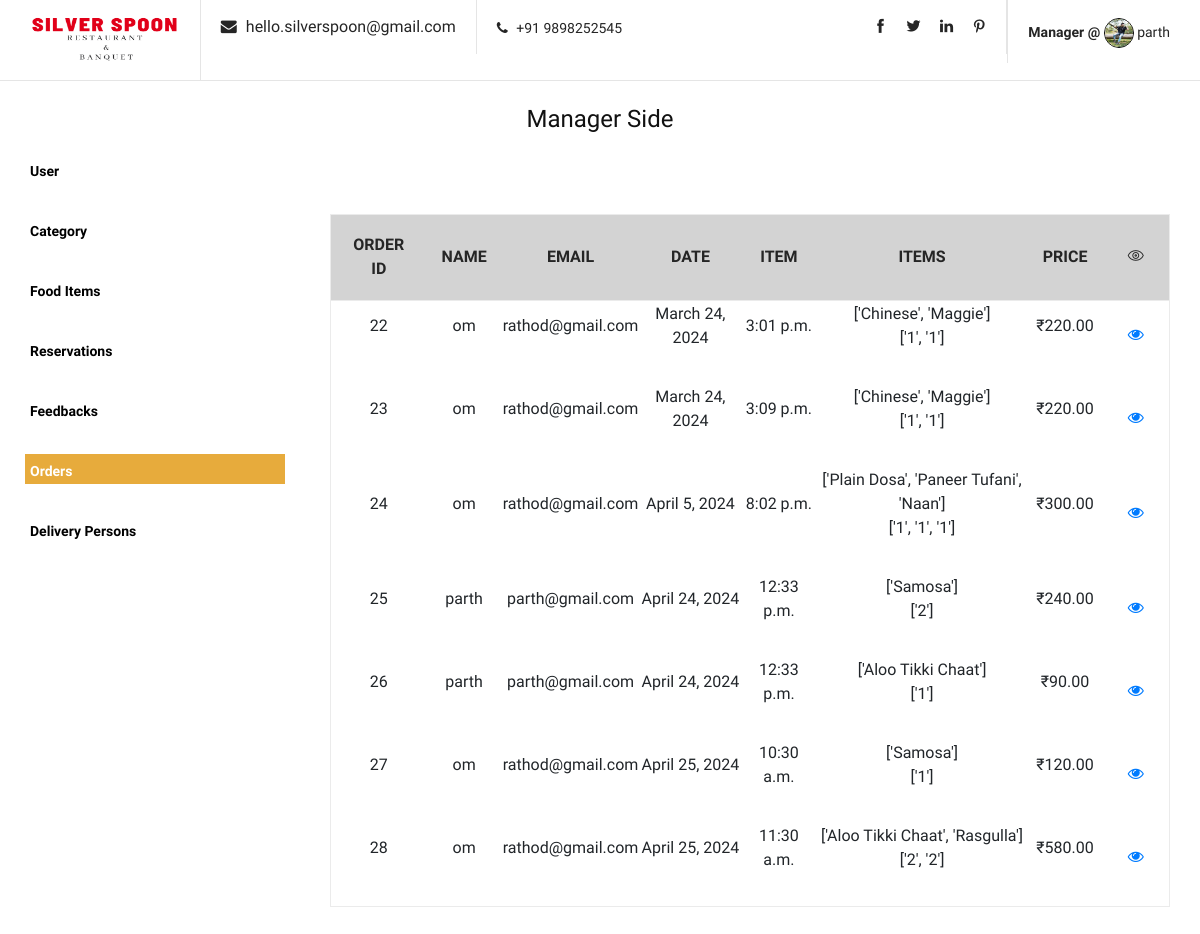
/orders/ (signed in), run on the app's committed database.
### myapp/models.py (models this page shows, shortened)
class MyOrder(models.Model):
    fname=models.CharField(max_length=100)
    lname=models.CharField(max_length=90)
    email=models.EmailField()
    phone=models.PositiveIntegerField(null=True)
    address=models.TextField()
    city=models.CharField(max_length=100)
    state=models.CharField(max_length=50)
    pincode=models.PositiveIntegerField()
    food_item_name = models.CharField(max_length=255)
    price = models.CharField(max_length=400)
    quantity = models.CharField(max_length=400)
    total_price = models.DecimalField(max_digits=8, decimal_places=2)
    payment_method = models.CharField(max_length=40)
    date=models.DateField(default=datetime.today)
    time = models.TimeField(default=datetime.now)
    delivery_person = models.ForeignKey(DeliveryPerson, null=True, blank=True, on_delete=models.SET_NULL)
    status_choices = [
        ('PENDING', 'Pending'),
        ('IN_PROGRESS', 'In Progress'),
        ('DELIVERED', 'Delivered'),
        ('CANCELLED', 'Cancelled'),
    ]
    status = models.CharField(max_length=20, choices=status_choices, default='PENDING')

### myapp/views.py (the view)
# urls.py: path('orders/',views.orders,name='orders'),
def orders(request):
	myorders = MyOrder.objects.all()
	return render(request, 'manager/orders.html',{'myorders':myorders})

### myapp/templates/manager/orders.html (shortened to what this page needs)
{% extends 'manager/base.html' %}
{% block content %}
    <section class="shopping-cart spad">
        <div class="container">
            <div class="row">
                <div class="col-lg-12">
                    <div class="cart-table">
                        <table>
                            <thead>
                                <tr style="background-color: lightgray">
                                    <th>Order ID</th>
                                    <th>Name</th>
                                    <th>Email</th>
                                    <th>Date</th>
                                    <th>Item</th>
                                    <th>Items</th>
                                    <th>Price</th>
                                    <th><i class="ti-eye"></i></th>
                                </tr>
                            </thead>
                            <tbody>
                                {% if myorders %}
                                {% for myorders in myorders %}
                                <tr>
                                    <td>{{ myorders.id }}</td>
                                    <td>{{ myorders.fname }}</td>
                                    <td>{{ myorders.email }}</td>
                                    <td>{{ myorders.date }}</td>
                                    <td>{{ myorders.time }}</td>
                                    <td>{{ myorders.food_item_name }} <br> {{ myorders.quantity}} </td>
                                    <td>&#8377;{{ myorders.total_price }}</td>
                                    <td class="close-td first-row"><a href="{% url 'show_order_details' pk=myorders.pk %}"><i class="fa fa-eye"></i></a></td>
                                </tr>
                                {% endfor %}
                                {% else %}
                                <b><h4>You Have No Orders Yet.</b></h4><br>
                            {% endif %}
                            </tbody>
                        </table>
                    </div>
                </div>
            </div>
        </div>
    </section>
    {% endblock %}

### myapp/static/css/style.css (style rules this page uses)
html, body { height: 100%; font-family: "Muli", sans-serif; -webkit-font-smoothing: antialiased; font-smoothing: antialiased; background-color: var(--bg-color); }
.spad { padding-top: 100px; padding-bottom: 100px; }
.shopping-cart { padding-top: 80px; padding-bottom: 60px; }
.cart-table { margin-bottom: 40px; }
.cart-table table { width: 100%; min-width: 480px; border: 1px solid #ebebeb; }
.cart-table table tr th { font-size: 16px; color: #252525; font-weight: 700; border-bottom: 1px solid #ebebeb; text-align: center; padding: 18px 15px 19px; text-transform: uppercase; }
.cart-table table tr td { text-align: center; padding-bottom: 34px; }
.cart-table table tr td.first-row { padding-top: 20px; }
.cart-table table tr td.close-td { font-size: 16px; color: #252525; width: 8%; }
.cart-table table tr td.close-td i { cursor: pointer; }
@media only screen and (min-width: 1200px) { .container { max-width: 1170px; } }

### data on the page
MyOrder: id "22", fname "om", email "rathod@gmail.com", date "March 24, 2024", time "3:01 p.m.", food_item_name "['Chinese', 'Maggie']", quantity "['1', '1']", total_price "220.00"
MyOrder: id "23", fname "om", email "rathod@gmail.com", date "March 24, 2024", time "3:09 p.m.", food_item_name "['Chinese', 'Maggie']", quantity "['1', '1']", total_price "220.00"
MyOrder: id "24", fname "om", email "rathod@gmail.com", date "April 5, 2024", time "8:02 p.m.", food_item_name "['Plain Dosa', 'Paneer Tufani', 'Naan']", quantity "['1', '1', '1']", total_price "300.00"
MyOrder: id "25", fname "parth", email "parth@gmail.com", date "April 24, 2024", time "12:33 p.m.", food_item_name "['Samosa']", quantity "['2']", total_price "240.00"
MyOrder: id "26", fname "parth", email "parth@gmail.com", date "April 24, 2024", time "12:33 p.m.", food_item_name "['Aloo Tikki Chaat']", quantity "['1']", total_price "90.00"
MyOrder: id "27", fname "om", email "rathod@gmail.com", date "April 25, 2024", time "10:30 a.m.", food_item_name "['Samosa']", quantity "['1']", total_price "120.00"
MyOrder: id "28", fname "om", email "rathod@gmail.com", date "April 25, 2024", time "11:30 a.m.", food_item_name "['Aloo Tikki Chaat', 'Rasgulla']", quantity "['2', '2']", total_price "580.00"

### other printed values
{{ request.session.fname }} "parth"
